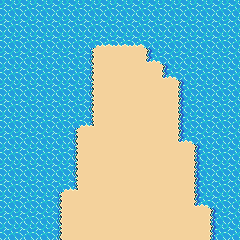

Below is a game level as drawn by its tile map, then a one-line description and the .tmx file that defines it, in full:
An orthogonal 15x15 tile map with 16x16 px tiles, 3 tile layers (Ground, Clutter, Walls) and 3 objects.

<map version="1.8" tiledversion="1.8.2" orientation="orthogonal" renderorder="right-down" width="15" height="15" tilewidth="16" tileheight="16" infinite="0" nextlayerid="6" nextobjectid="4">
 <tileset firstgid="1" source="../../tileset/main.tsx" />
 <layer id="1" name="Ground" width="15" height="15">
  <data encoding="csv">
2,2,2,2,2,2,2,2,2,2,2,2,2,2,2,
2,2,2,2,2,2,2,2,2,2,2,2,2,2,2,
2,2,2,2,2,2,2,2,2,2,2,2,2,2,2,
2,2,2,2,2,2,2,2,2,2,2,2,2,2,2,
2,2,2,2,2,2,2,2,2,2,2,2,2,2,2,
2,2,2,2,2,2,2,2,2,2,2,2,2,2,2,
2,2,2,2,2,2,2,2,2,2,2,2,2,2,2,
2,2,2,2,2,2,2,2,2,2,2,2,2,2,2,
2,2,2,2,2,2,2,2,2,2,2,2,2,2,2,
2,2,2,2,2,2,2,2,2,2,2,2,2,2,2,
2,2,2,2,2,2,2,2,2,2,2,2,2,2,2,
2,2,2,2,2,2,2,2,2,2,2,2,2,2,2,
2,2,2,2,2,2,2,2,2,2,2,2,2,2,2,
2,2,2,2,2,2,2,2,2,2,2,2,2,2,2,
2,2,2,2,2,2,2,2,2,2,2,2,2,2,2
</data>
 </layer>
 <layer id="2" name="Clutter" width="15" height="15">
  <data encoding="csv">
159,159,159,159,159,159,159,159,159,159,159,159,159,159,159,
159,159,159,159,159,159,159,159,159,159,159,159,159,159,159,
159,159,159,159,159,159,1588,1588,1588,159,159,159,159,159,159,
159,159,159,159,159,1431,1,1,1,1587,159,159,159,159,159,
159,159,159,159,159,1431,1,1,1,1,1587,159,159,159,159,
159,159,159,159,159,1431,1,1,1,1,1,1429,159,159,159,
159,159,159,159,159,1431,1,1,1,1,1,1429,159,159,159,
159,159,159,159,159,1589,1,1,1,1,1,1429,159,159,159,
159,159,159,159,1431,1,1,1,1,1,1,1587,159,159,159,
159,159,159,159,1431,1,1,1,1,1,1,1,1429,159,159,
159,159,159,159,1431,1,1,1,1,1,1,1,1429,159,159,
159,159,159,159,1589,1,1,1,1,1,1,1,1429,159,159,
159,159,159,1431,1,1,1,1,1,1,1,1,1587,159,159,
159,159,159,1431,1,1,1,1,1,1,1,1,1,1429,159,
159,159,159,1431,1,1,1,1,1,1,1,1,1,1429,159
</data>
 </layer>
 <layer id="3" name="Walls" width="15" height="15">
  <properties>
   <property name="spriteLayer" type="bool" value="true" />
  </properties>
  <data encoding="csv">
0,0,0,0,0,0,0,0,0,0,0,0,0,0,0,
0,0,0,0,0,0,0,0,0,0,0,0,0,0,0,
0,0,0,0,0,0,0,0,0,0,0,0,0,0,0,
0,0,0,0,0,0,0,0,0,0,0,0,0,0,0,
0,0,0,0,0,0,0,0,0,0,0,0,0,0,0,
0,0,0,0,0,0,0,0,0,0,0,0,0,0,0,
0,0,0,0,0,0,0,0,0,0,0,0,0,0,0,
0,0,0,0,0,0,0,0,0,0,0,0,0,0,0,
0,0,0,0,0,0,0,0,0,0,0,0,0,0,0,
0,0,0,0,0,0,0,0,0,0,0,0,0,0,0,
0,0,0,0,0,0,0,0,0,0,0,0,0,0,0,
0,0,0,0,0,0,0,0,0,0,0,0,0,0,0,
0,0,0,0,0,0,0,0,0,0,0,0,0,0,0,
0,0,0,0,0,0,0,0,0,0,0,0,0,0,0,
0,0,0,0,0,0,0,0,0,0,0,0,0,0,0
</data>
 </layer>
 <objectgroup id="5" name="Objects">
  <object id="1" template="../../obj/gold.tx" x="104.866" y="71.1817" />
  <object id="2" template="../../obj/enemy.tx" x="107.408" y="99.146">
   <properties>
    <property name="Type" value="enemy" />
    <property name="enemy" value="Ghost" />
    <property name="pursueRange" type="int" value="50" />
    <property name="threatRange" type="int" value="50" />
   </properties>
  </object>
  <object id="3" template="../../obj/entry_up.tx" x="69.2751" y="233.247" width="132.941" height="17.2711" />
 </objectgroup>
</map>
